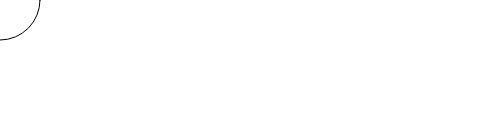
Frame 1 (no input)
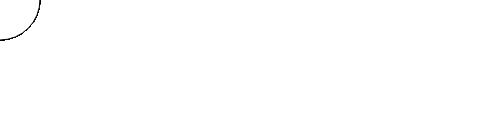
Frame 60 (no input)
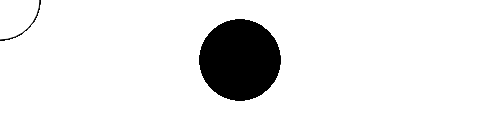
Frame 120 (the mouse pressed at the canvas centre since frame 60)

The p5.js sketch that drew these frames (run headless with seeded random() and noise() and a simulated clock; from frame 60 on, the mouse is pressed at the canvas centre):

// p5.js sketch
// ── sketch.js
function setup() {
  // put setup code here

  createCanvas(480, 120);
}

function draw() {
  // put drawing code here

   if(mouseIsPressed) {
    fill(0);
      } else {
        fill(255);
      }
      ellipse(mouseX, mouseY, 80, 80);
}
// ── JitterBug.js
function JitterBug (tempX, tempY, tempDiameter) {
  this.x = tempX;
  this.y = tempY;
  this.diameter = tempDiameter;
  this.speed = 2.5;

this.move = function() {
this.x += random (-this.speed, this.speed);
this.y += random (-this.speed, this.speed);
};
this.display = function () {
ellipse (this.x, this.y, this.diamter, this.diamter);
};

}
